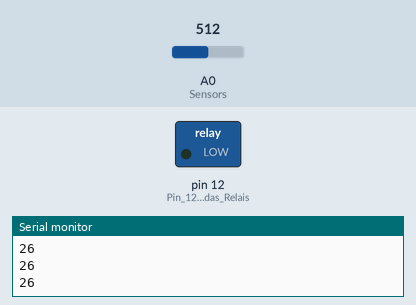
Simulated run of this sketch. Board: Arduino Uno, built with avr-gcc and run on an emulated ATmega328P. Shown: switched loads named in the sketch (green lamp = pin HIGH), the last lines printed to the serial monitor. Inputs (shaded band) come from the test bench; at power-on: A0 (Sensors) = 512.

Above: at 1.2 s.
1.3 s: A0 (Sensors) set to 541
At 2.0 s:
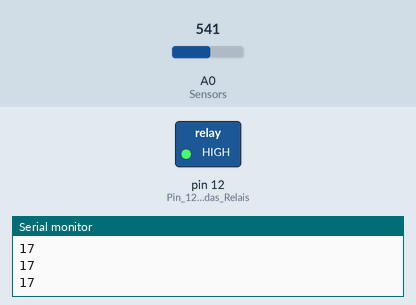
2.8 s: A0 (Sensors) set to 511
At 3.2 s:
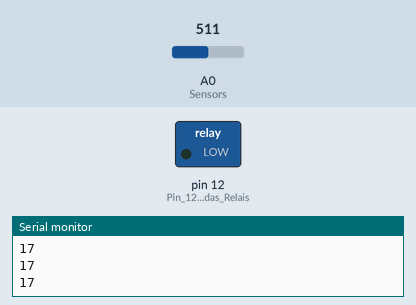
4.3 s: A0 (Sensors) set to 716
At 4.7 s:
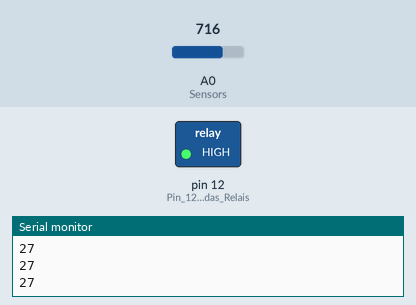
Timing chart, 0 to 7.3 s (numbered marks = the images above; inputs shaded):
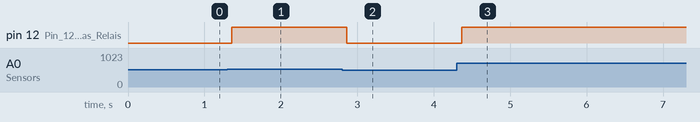

The sketch:

Sensor_auslesen.ino
```cpp
void setup() {
  Serial.begin(1200);
  pinMode(12, OUTPUT);    //Pin 12 steuert das Relais
}

void loop() {
  int val;
  int val1;
  val = analogRead(A0);   //Analogpin A0 lest die Segnale des Sensors aus

  val1 = map (val, 596, 283, 0, 100);    //Mit der map() Funktion werwandeln wir die ausgelese Sinale zu Prozentzahlen
  Serial.println(val1);
 // Serial.println(val);  //Falls man die Pumpe mit den normalen Werten statt mit Prozent-Angaben Steuern will

    if (val1 <= 20){       //Die Pumpe geht 20% Feuchtigkeit an
    digitalWrite(12, HIGH);
  }else if (val1 >= 20){   //Die Pumpe geht 20% Feuchtigkeit aus
    digitalWrite(12, LOW);
  }

}
```

Measured:
- the behaviour switches between 530 and 531 on A0 (Sensors) (found by bisection; images 0 and 1)
- after the input at 1.3 s, pin 12 (Pin_12_steuert_das_Relais): LOW → HIGH after 0.06 s
- after the input at 2.8 s, pin 12 (Pin_12_steuert_das_Relais): HIGH → LOW after 0.06 s
- after the input at 4.3 s, pin 12 (Pin_12_steuert_das_Relais): LOW → HIGH after 0.07 s
